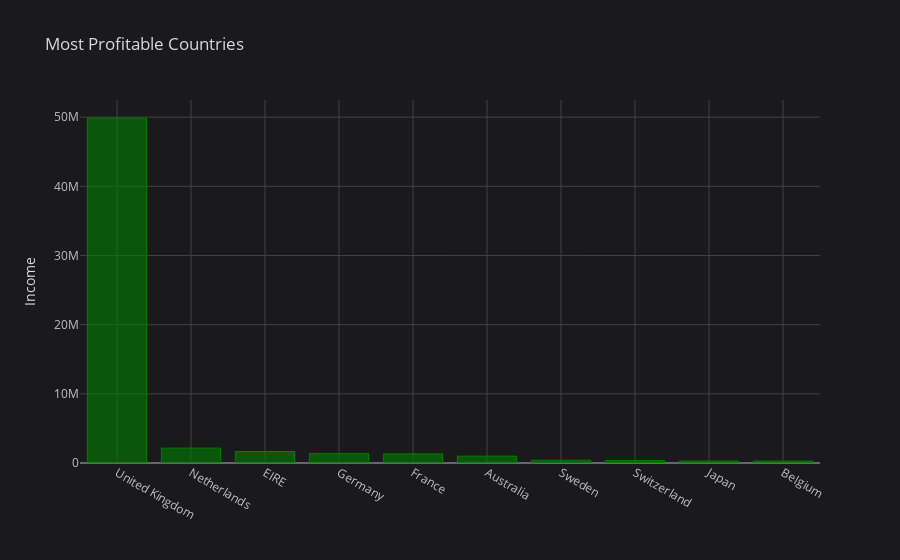
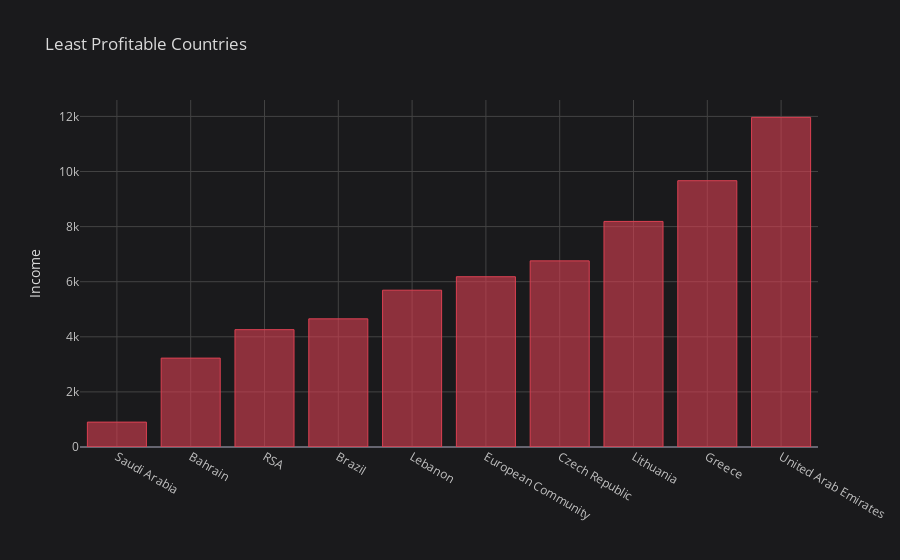

Source (notebook cell) for these figures, in order:
### Code cell
most_profitable_countries.iplot(kind='bar',x ='Country',y='Total',
                                title='Most Profitable Countries', yTitle='Income', colors='Green')
least_profitable_countries.iplot(kind='bar',x ='Country',y='Total',title='Least Profitable Countries',
                                 yTitle='Income', colors='Red')

### Figure 1 — Plotly figure (JSON) as saved in the notebook; plotly's stock layout.template omitted (floating-point values rounded to 4 significant figures)
{"data": [{"marker": {"color": "rgba(0, 128, 0, 0.6)", "line": {"color": "rgba(0, 128, 0, 1.0)", "width": 1}}, "name": "Total", "orientation": "v", "text": "", "type": "bar", "x": ["United Kingdom", "Netherlands", "EIRE", "Germany", "France", "Australia", "Sweden", "Switzerland", "Japan", "Belgium"], "y": [49860000.0, 2148000.0, 1659000.0, 1349000.0, 1316000.0, 988600.0, 396000.0, 358100.0, 283300.0, 271300.0]}], "layout": {"legend": {"bgcolor": "#1A1A1C", "font": {"color": "#D9D9D9"}}, "paper_bgcolor": "#1A1A1C", "plot_bgcolor": "#1A1A1C", "title": {"font": {"color": "#D9D9D9"}, "text": "Most Profitable Countries"}, "xaxis": {"gridcolor": "#434343", "showgrid": true, "tickfont": {"color": "#C2C2C2"}, "title": {"font": {"color": "#D9D9D9"}, "text": ""}, "zerolinecolor": "#666570"}, "yaxis": {"gridcolor": "#434343", "showgrid": true, "tickfont": {"color": "#C2C2C2"}, "title": {"font": {"color": "#D9D9D9"}, "text": "Income"}, "zerolinecolor": "#666570"}}}

### Figure 2 — Plotly figure (JSON) as saved in the notebook; plotly's stock layout.template omitted (floating-point values rounded to 4 significant figures)
{"data": [{"marker": {"color": "rgba(219, 64, 82, 0.6)", "line": {"color": "rgba(219, 64, 82, 1.0)", "width": 1}}, "name": "Total", "orientation": "v", "text": "", "type": "bar", "x": ["Saudi Arabia", "Bahrain", "RSA", "Brazil", "Lebanon", "European Community", "Czech Republic", "Lithuania", "Greece", "United Arab Emirates"], "y": [903.1, 3227.0, 4260.0, 4652.0, 5692.0, 6181.0, 6757.0, 8188.0, 9667.0, 11970.0]}], "layout": {"legend": {"bgcolor": "#1A1A1C", "font": {"color": "#D9D9D9"}}, "paper_bgcolor": "#1A1A1C", "plot_bgcolor": "#1A1A1C", "title": {"font": {"color": "#D9D9D9"}, "text": "Least Profitable Countries"}, "xaxis": {"gridcolor": "#434343", "showgrid": true, "tickfont": {"color": "#C2C2C2"}, "title": {"font": {"color": "#D9D9D9"}, "text": ""}, "zerolinecolor": "#666570"}, "yaxis": {"gridcolor": "#434343", "showgrid": true, "tickfont": {"color": "#C2C2C2"}, "title": {"font": {"color": "#D9D9D9"}, "text": "Income"}, "zerolinecolor": "#666570"}}}
